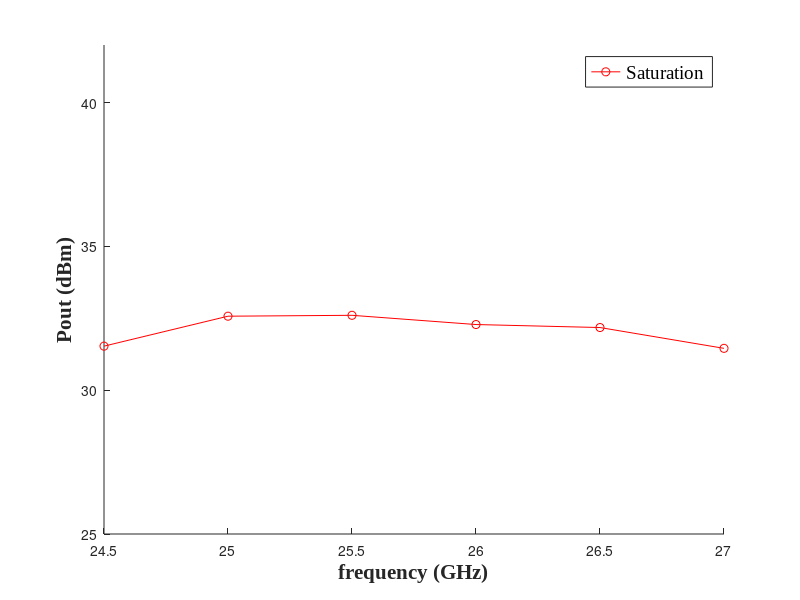
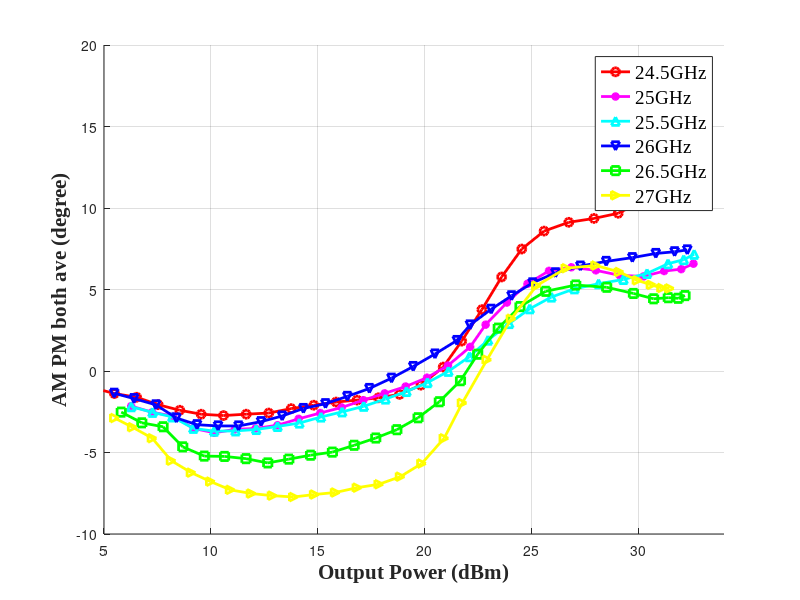
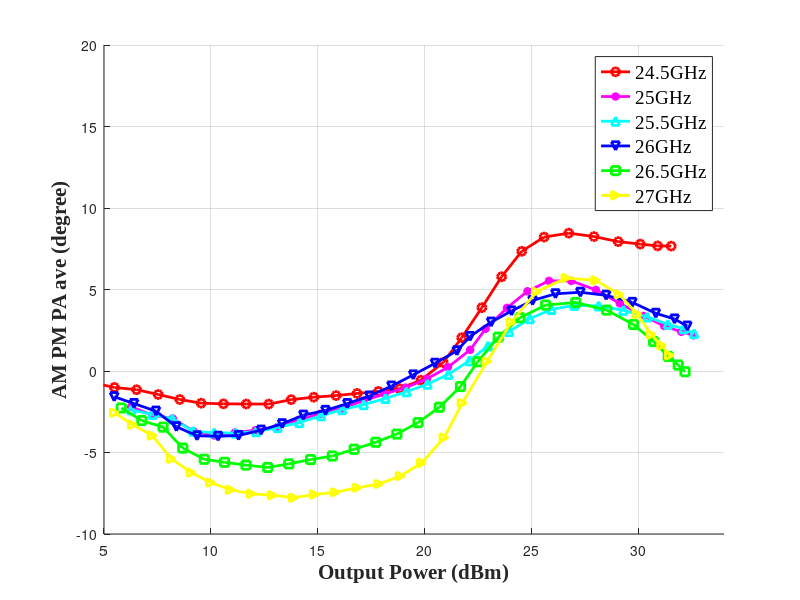
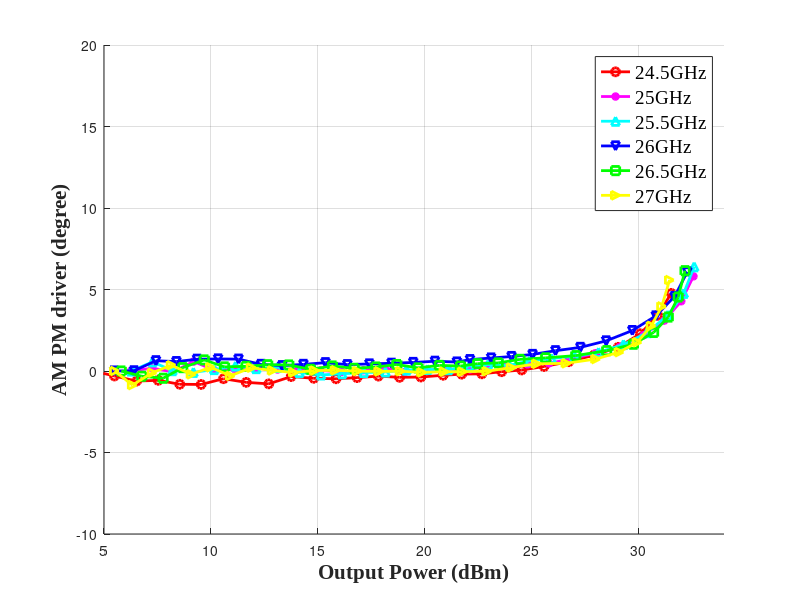

Write MATLAB code to recreate these figures, in order.
%Main_NDPA_DPA_AM_PM
clc
clear
close all

%
Freq_real=24.5:0.5:27; Pin_real=-36:1:-9; 
pin_min=-36;
pin_max=-9;
load('Driver_24G_30G_SBP_mmwave_2.mat')

%
Nd=length(Gain_driver); Nf=length(Freq_real);
AMPM_real=zeros(Nd,Nf); AMAM_real=zeros(Nd,Nf); 
Pout_real=zeros(Nd,Nf); DE_real1=zeros(Nd,Nf);
Gain_PA_real=zeros(Nd,Nf); PAE_real1=zeros(Nd,Nf);
AMPM_both=zeros(Nd,Nf);AMPM_ave=zeros(Nd,Nf);
AMPM_PA=zeros(Nd,Nf);AMPM_PA2=zeros(Nd,Nf);
AMPM_PA_ave=zeros(Nd,Nf);AMPM_driver=zeros(Nd,Nf);
%
%AMPM_real(:,1)=Phase_PA-mean(Phase_PA);
% driver_array=fun_phase_array_SBP(Freq_real(1)*1e9,pin_min,pin_max);
% AMPM_driver(:,1)=driver_array-mean(driver_array);
% AMPM_both(:,1)=Phase_PA_Driver-mean(Phase_PA_Driver);
% AMPM_PA(:,1)=AMPM_both(:,1)-driver_array(1);
% AMPM_PA2(:,1)=AMPM_PA(:,1)-mean(AMPM_PA(:,1));
% AMPM_PA_ave(:,1)=movmean(AMPM_PA2(:,1),5);
% AMPM_ave(:,1)=movmean(AMPM_both(:,1),5);
% Pout_real(:,1)=Pout;
% AMAM_real(:,1)=Gain_PA;
% figure()
% plot(Pout_real(:,1),Gain_PA_real(:,1))
% figure()
% plot(Pout_real(:,1),AMPM_real(:,1))

for k=1:6
    if k==1
        load('MMwave_DPA_24_5GHz_CW.mat')
    elseif k==2
        load('MMwave_DPA_25GHz_CW.mat');
    elseif k==3
        load('MMwave_DPA_25_5GHz_CW.mat');
    elseif k==4
        load('MMwave_DPA_26GHz_CW.mat');
    elseif k==5
        load('MMwave_DPA_26_5GHz_CW.mat');
    elseif k==6
        load('MMwave_DPA_27GHz_CW.mat');     
    end
driver_array=phase_driver(:,k+1);
AMPM_both(:,k)=Phase_PA_Driver;
AMPM_both2(:,k)=Phase_PA_Driver-Phase_PA_Driver(1);
% 
AMPM_PA(:,k)=AMPM_both(:,k)-driver_array;
AMPM_PA2(:,k)=AMPM_PA(:,k)-AMPM_PA(1,k);
AMPM_ave(:,k)=movmean(AMPM_both2(:,k),5);
AMPM_PA_ave(:,k)=movmean(AMPM_PA2(:,k),5);
Pout_real(:,k)=Pout;
AMAM_real(:,k)=Gain_PA;
AMPM_driver(:,k)=driver_array-driver_array(1);
end
% %

% 

linestyle1=char('-ro', '-m*', '-c^', '-bv', '-gs', '-y>', '-k<','-r*', '-m^', '-cv','-bs','-g>', '-y<', '-ko');
%
RFfreq=24.5:0.5:27;

% ;
figure()
hold on
plot(RFfreq,max(Pout_real),'-ro');
% plot(RFfreq,Pout_1dB,'-bv')
axis([24.5,27,25,42]);
set(gcf,'color','w');
h=legend('Saturation','1dB Compression');
set(h,'fontsize',14,'fontname','Times New Roman')
% title('DE vs Normalized Pout for various x_n','fontsize',14,'fontname','Times New Roman');
xlabel('frequency (GHz)','fontsize',15,'fontname','Times New Roman','fontweight','b');
ylabel('Pout (dBm)','fontsize',15,'fontname','Times New Roman','fontweight','b');   
hold off

figure()
hold on
for i=1:1:Nf
    plot(Pout_real(:,i),AMPM_ave(:,i),linestyle1(i,:),'linewidth',2);
end
set(gcf,'color','w');
axis([5,34,-10,20]);
h=legend('24.5GHz','25GHz','25.5GHz','26GHz','26.5GHz','27GHz');
set(h,'fontsize',14,'fontname','Times New Roman')
% title('DE vs Normalized Pout for various x_n','fontsize',14,'fontname','Times New Roman');
xlabel('Output Power (dBm)','fontsize',15,'fontname','Times New Roman','fontweight','b');
ylabel('AM PM both ave (degree)','fontsize',15,'fontname','Times New Roman','fontweight','b');    
hold off    
grid on

%
% figure()
% hold on
% for i=1:1:Nf
%     plot(Pout_real(:,i),AMPM_both(:,i),linestyle1(i,:),'linewidth',2);
% end
% set(gcf,'color','w');
% axis([5,34,-10,20]);
% h=legend('24.5GHz','25GHz','25.5GHz','26GHz','26.5GHz','27GHz');set(h,'fontsize',14,'fontname','Times New Roman')
% % title('DE vs Normalized Pout for various x_n','fontsize',14,'fontname','Times New Roman');
% xlabel('Output Power (dBm)','fontsize',15,'fontname','Times New Roman','fontweight','b');
% ylabel('AM PM both (degree)','fontsize',15,'fontname','Times New Roman','fontweight','b');    
% hold off    
% grid on


% figure()
% hold on
% for i=1:1:Nf
%     plot(Pout_real(:,i),AMPM_PA2(:,i),linestyle1(i,:),'linewidth',2);
% end
% set(gcf,'color','w');
% axis([5,34,-10,20]);
% h=legend('24.5GHz','25GHz','25.5GHz','26GHz','26.5GHz','27GHz');set(h,'fontsize',14,'fontname','Times New Roman')
% % title('DE vs Normalized Pout for various x_n','fontsize',14,'fontname','Times New Roman');
% xlabel('Output Power (dBm)','fontsize',15,'fontname','Times New Roman','fontweight','b');
% ylabel('AM PM PA (degree)','fontsize',15,'fontname','Times New Roman','fontweight','b');    
% hold off    
% grid on

%
figure()
hold on
for i=1:1:Nf
    plot(Pout_real(:,i),AMPM_PA_ave(:,i),linestyle1(i,:),'linewidth',2);
end
set(gcf,'color','w');
axis([5,34,-10,20]);
h=legend('24.5GHz','25GHz','25.5GHz','26GHz','26.5GHz','27GHz');set(h,'fontsize',14,'fontname','Times New Roman')
% title('DE vs Normalized Pout for various x_n','fontsize',14,'fontname','Times New Roman');
xlabel('Output Power (dBm)','fontsize',15,'fontname','Times New Roman','fontweight','b');
ylabel('AM PM PA ave (degree)','fontsize',15,'fontname','Times New Roman','fontweight','b');    
hold off    
grid on

figure()
hold on
for i=1:1:Nf
    plot(Pout_real(:,i),AMPM_driver(:,i),linestyle1(i,:),'linewidth',2);
end
set(gcf,'color','w');
axis([5,34,-10,20]);
h=legend('24.5GHz','25GHz','25.5GHz','26GHz','26.5GHz','27GHz');set(h,'fontsize',14,'fontname','Times New Roman')
% title('DE vs Normalized Pout for various x_n','fontsize',14,'fontname','Times New Roman');
xlabel('Output Power (dBm)','fontsize',15,'fontname','Times New Roman','fontweight','b');
ylabel('AM PM driver (degree)','fontsize',15,'fontname','Times New Roman','fontweight','b');    
hold off    
grid on

